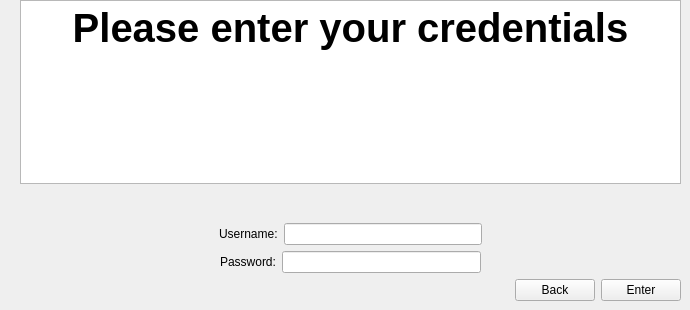
    <widget class="QWidget" name="loginScreen">
     <widget class="QWidget" name="layoutWidget">
      <property name="geometry">
       <rect>
        <x>20</x>
        <y>0</y>
        <width>661</width>
        <height>301</height>
       </rect>
      </property>
      <layout class="QVBoxLayout" name="verticalLayout_2">
       <item>
        <widget class="QTextBrowser" name="textBrowser_4">
         <property name="html">
          <string>&lt;!DOCTYPE HTML PUBLIC &quot;-//W3C//DTD HTML 4.0//EN&quot; &quot;http://www.w3.org/TR/REC-html40/strict.dtd&quot;&gt;
&lt;html&gt;&lt;head&gt;&lt;meta name=&quot;qrichtext&quot; content=&quot;1&quot; /&gt;&lt;meta charset=&quot;utf-8&quot; /&gt;&lt;style type=&quot;text/css&quot;&gt;
p, li { white-space: pre-wrap; }
&lt;/style&gt;&lt;/head&gt;&lt;body style=&quot; font-family:'Ubuntu'; font-size:11pt; font-weight:400; font-style:normal;&quot;&gt;
&lt;p align=&quot;center&quot; style=&quot; margin-top:0px; margin-bottom:0px; margin-left:0px; margin-right:0px; -qt-block-indent:0; text-indent:0px;&quot;&gt;&lt;span style=&quot; font-size:40px; font-weight:600;&quot;&gt;Please enter your credentials&lt;/span&gt;&lt;/p&gt;&lt;/body&gt;&lt;/html&gt;</string>
         </property>
        </widget>
       </item>
       <item>
        <spacer name="verticalSpacer_2">
         <property name="orientation">
          <enum>Qt::Vertical</enum>
         </property>
         <property name="sizeHint" stdset="0">
          <size>
           <width>20</width>
           <height>40</height>
          </size>
         </property>
        </spacer>
       </item>
       <item>
        <layout class="QHBoxLayout" name="horizontalLayout_5">
         <item>
          <spacer name="horizontalSpacer_5">
           <property name="orientation">
            <enum>Qt::Horizontal</enum>
           </property>
           <property name="sizeHint" stdset="0">
            <size>
             <width>40</width>
             <height>20</height>
            </size>
           </property>
          </spacer>
         </item>
         <item>
          <widget class="QLabel" name="label">
           <property name="text">
            <string>Username:</string>
           </property>
          </widget>
         </item>
         <item>
          <widget class="QLineEdit" name="loginUsername"/>
         </item>
         <item>
          <spacer name="horizontalSpacer_3">
           <property name="orientation">
            <enum>Qt::Horizontal</enum>
           </property>
           <property name="sizeHint" stdset="0">
            <size>
             <width>40</width>
             <height>20</height>
            </size>
           </property>
          </spacer>
         </item>
        </layout>
       </item>
       <item>
        <layout class="QHBoxLayout" name="horizontalLayout_4">
         <item>
          <spacer name="horizontalSpacer_6">
           <property name="orientation">
            <enum>Qt::Horizontal</enum>
           </property>
           <property name="sizeHint" stdset="0">
            <size>
             <width>40</width>
             <height>20</height>
            </size>
           </property>
          </spacer>
         </item>
         <item>
          <widget class="QLabel" name="label_2">
           <property name="text">
            <string>Password:</string>
           </property>
          </widget>
         </item>
         <item>
          <widget class="QLineEdit" name="loginPassword">
           <property name="echoMode">
            <enum>QLineEdit::Password</enum>
           </property>
          </widget>
         </item>
         <item>
          <spacer name="horizontalSpacer_4">
           <property name="orientation">
            <enum>Qt::Horizontal</enum>
           </property>
           <property name="sizeHint" stdset="0">
            <size>
             <width>40</width>
             <height>20</height>
            </size>
           </property>
          </spacer>
         </item>
        </layout>
       </item>
       <item>
        <layout class="QHBoxLayout" name="horizontalLayout_6">
         <item>
          <spacer name="horizontalSpacer_2">
           <property name="orientation">
            <enum>Qt::Horizontal</enum>
           </property>
           <property name="sizeHint" stdset="0">
            <size>
             <width>40</width>
             <height>20</height>
            </size>
           </property>
          </spacer>
         </item>
         <item>
          <widget class="QPushButton" name="backFromLoginButton">
           <property name="text">
            <string>Back</string>
           </property>
          </widget>
         </item>
         <item>
          <widget class="QPushButton" name="loginButton">
           <property name="text">
            <string>Enter</string>
           </property>
          </widget>
         </item>
        </layout>
       </item>
      </layout>
     </widget>
    </widget>
